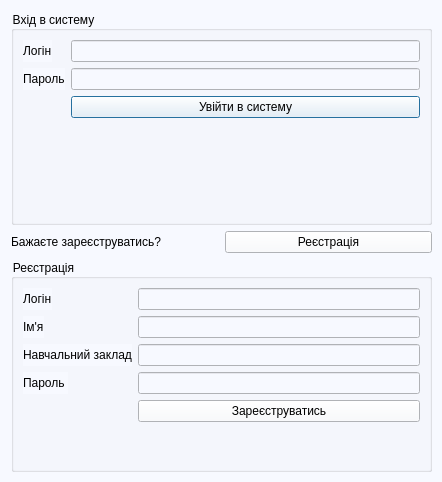
<?xml version="1.0" encoding="UTF-8"?>
<ui version="4.0">
 <class>RegisterWindow</class>
 <widget class="QDialog" name="RegisterWindow">
  <property name="geometry">
   <rect>
    <x>0</x>
    <y>0</y>
    <width>442</width>
    <height>482</height>
   </rect>
  </property>
  <property name="windowTitle">
   <string>Вхід в систему</string>
  </property>
  <property name="styleSheet">
   <string notr="true">background-color:rgb(247, 249, 255)</string>
  </property>
  <widget class="QWidget" name="layoutWidget">
   <property name="geometry">
    <rect>
     <x>11</x>
     <y>11</y>
     <width>421</width>
     <height>461</height>
    </rect>
   </property>
   <layout class="QVBoxLayout" name="verticalLayout">
    <item>
     <widget class="QGroupBox" name="loginGroupBox">
      <property name="title">
       <string>Вхід в систему</string>
      </property>
      <layout class="QFormLayout" name="formLayout_2">
       <item row="0" column="0">
        <widget class="QLabel" name="label_5">
         <property name="text">
          <string>Логін</string>
         </property>
         <property name="buddy">
          <cstring>loginLineEdit</cstring>
         </property>
        </widget>
       </item>
       <item row="0" column="1">
        <widget class="QLineEdit" name="loginLineEdit"/>
       </item>
       <item row="1" column="0">
        <widget class="QLabel" name="label_6">
         <property name="text">
          <string>Пароль</string>
         </property>
         <property name="buddy">
          <cstring>loginpasswordLineEdit</cstring>
         </property>
        </widget>
       </item>
       <item row="1" column="1">
        <widget class="QLineEdit" name="loginpasswordLineEdit">
         <property name="echoMode">
          <enum>QLineEdit::Password</enum>
         </property>
        </widget>
       </item>
       <item row="2" column="1">
        <widget class="QPushButton" name="loginButton">
         <property name="text">
          <string>Увійти в систему</string>
         </property>
        </widget>
       </item>
      </layout>
     </widget>
    </item>
    <item>
     <layout class="QHBoxLayout" name="horizontalLayout">
      <item>
       <widget class="QLabel" name="label_7">
        <property name="text">
         <string>Бажаєте зареєструватись?</string>
        </property>
        <property name="buddy">
         <cstring>startRegisterButton</cstring>
        </property>
       </widget>
      </item>
      <item>
       <widget class="QPushButton" name="startRegisterButton">
        <property name="text">
         <string>Реєстрація</string>
        </property>
       </widget>
      </item>
     </layout>
    </item>
    <item>
     <widget class="QGroupBox" name="registerGroupBox">
      <property name="title">
       <string>Реєстрація</string>
      </property>
      <layout class="QFormLayout" name="formLayout">
       <item row="0" column="0">
        <widget class="QLabel" name="label">
         <property name="text">
          <string>Логін</string>
         </property>
         <property name="buddy">
          <cstring>regLoginLineEdit</cstring>
         </property>
        </widget>
       </item>
       <item row="0" column="1">
        <widget class="QLineEdit" name="regLoginLineEdit"/>
       </item>
       <item row="1" column="0">
        <widget class="QLabel" name="label_2">
         <property name="text">
          <string>Ім'я</string>
         </property>
         <property name="buddy">
          <cstring>regNameLineEdit</cstring>
         </property>
        </widget>
       </item>
       <item row="1" column="1">
        <widget class="QLineEdit" name="regNameLineEdit"/>
       </item>
       <item row="2" column="0">
        <widget class="QLabel" name="label_4">
         <property name="text">
          <string>Навчальний заклад</string>
         </property>
         <property name="buddy">
          <cstring>regUniverLineEdit</cstring>
         </property>
        </widget>
       </item>
       <item row="2" column="1">
        <widget class="QLineEdit" name="regUniverLineEdit"/>
       </item>
       <item row="3" column="0">
        <widget class="QLabel" name="label_3">
         <property name="text">
          <string>Пароль </string>
         </property>
         <property name="buddy">
          <cstring>regPasswordLineEdit</cstring>
         </property>
        </widget>
       </item>
       <item row="3" column="1">
        <widget class="QLineEdit" name="regPasswordLineEdit">
         <property name="echoMode">
          <enum>QLineEdit::Password</enum>
         </property>
        </widget>
       </item>
       <item row="4" column="1">
        <widget class="QPushButton" name="registerButton">
         <property name="text">
          <string>Зареєструватись</string>
         </property>
        </widget>
       </item>
      </layout>
     </widget>
    </item>
   </layout>
  </widget>
 </widget>
 <resources/>
 <connections/>
</ui>
